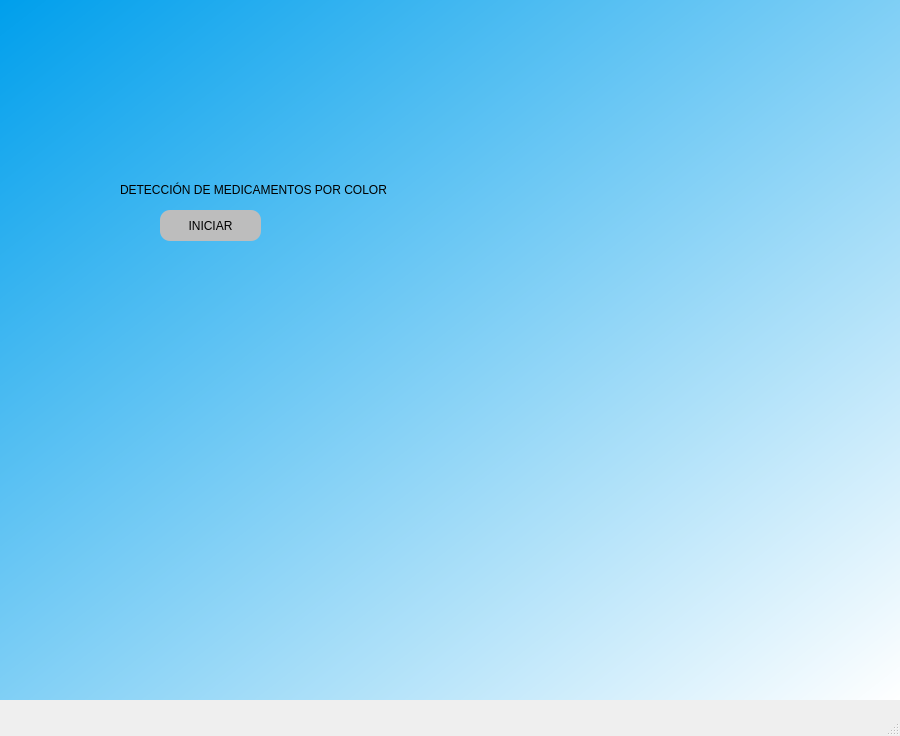
<?xml version="1.0" encoding="UTF-8"?>
<ui version="4.0">
 <class>MainWindow</class>
 <widget class="QMainWindow" name="MainWindow">
  <property name="geometry">
   <rect>
    <x>0</x>
    <y>0</y>
    <width>900</width>
    <height>736</height>
   </rect>
  </property>
  <property name="windowTitle">
   <string>MainWindow</string>
  </property>
  <property name="styleSheet">
   <string notr="true">QWidget#centralwidget{
background-color: qlineargradient(spread:pad, x1:0, y1:0, x2:1, y2:1, stop:0 rgba(0, 159, 236, 255), stop:1 rgba(255, 255, 255, 255));}</string>
  </property>
  <widget class="QWidget" name="centralwidget">
   <property name="minimumSize">
    <size>
     <width>900</width>
     <height>700</height>
    </size>
   </property>
   <property name="maximumSize">
    <size>
     <width>900</width>
     <height>700</height>
    </size>
   </property>
   <widget class="QPushButton" name="botoninicio">
    <property name="geometry">
     <rect>
      <x>160</x>
      <y>210</y>
      <width>101</width>
      <height>31</height>
     </rect>
    </property>
    <property name="styleSheet">
     <string notr="true">
background-color: rgb(189, 189, 189);
border-radius: 10px</string>
    </property>
    <property name="text">
     <string>INICIAR</string>
    </property>
   </widget>
   <widget class="QLabel" name="label">
    <property name="geometry">
     <rect>
      <x>150</x>
      <y>60</y>
      <width>131</width>
      <height>111</height>
     </rect>
    </property>
    <property name="text">
     <string/>
    </property>
    <property name="pixmap">
     <pixmap>../../Downloads/icono2.svg</pixmap>
    </property>
    <property name="scaledContents">
     <bool>true</bool>
    </property>
   </widget>
   <widget class="QLabel" name="label_2">
    <property name="geometry">
     <rect>
      <x>120</x>
      <y>180</y>
      <width>271</width>
      <height>20</height>
     </rect>
    </property>
    <property name="styleSheet">
     <string notr="true">font: 8pt &quot;Arial Rounded MT Bold&quot;;</string>
    </property>
    <property name="text">
     <string>DETECCIÓN DE MEDICAMENTOS POR COLOR</string>
    </property>
   </widget>
  </widget>
  <widget class="QMenuBar" name="menubar">
   <property name="geometry">
    <rect>
     <x>0</x>
     <y>0</y>
     <width>900</width>
     <height>18</height>
    </rect>
   </property>
  </widget>
  <widget class="QStatusBar" name="statusbar"/>
 </widget>
 <resources/>
 <connections/>
</ui>
